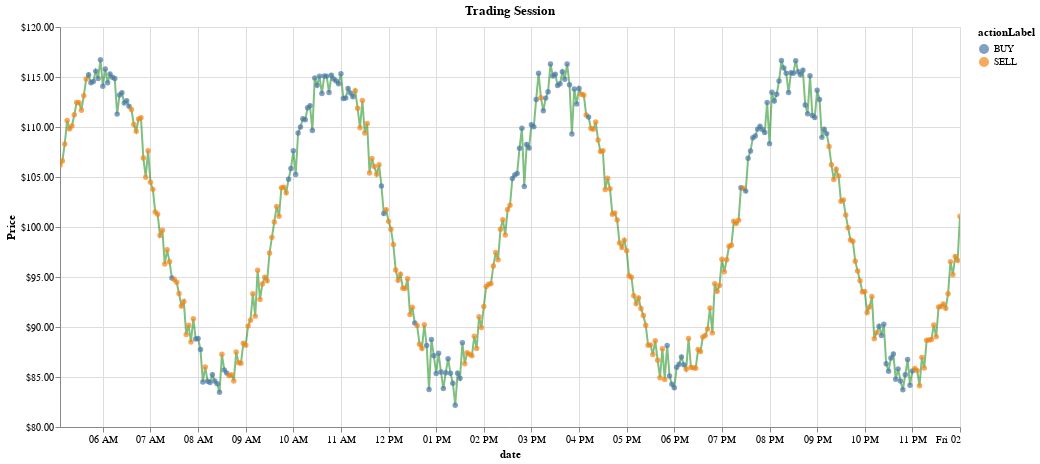

Notebook source saved alongside this figure:
### Markdown cell above
#### Visualize entry and exit points

### Code cell
#display figure
chart = visualize(data)
chart

### Figure 1 — Vega-Lite specification as saved in the notebook (floating-point values rounded to 4 significant figures; data arrays with more than 128 entries replaced by an {"elided": "..."} marker saying what was removed)
{"config": {"view": {"continuousWidth": 300, "continuousHeight": 300}}, "layer": [{"mark": {"type": "line", "color": "green", "opacity": 0.5}, "encoding": {"x": {"field": "date", "type": "temporal"}, "y": {"axis": {"format": "$.2f", "title": "Price"}, "field": "close", "scale": {"clamp": true, "domain": [81.18, 117.7]}, "type": "quantitative"}}, "name": "view_1"}, {"mark": {"type": "point", "filled": true}, "encoding": {"color": {"field": "actionLabel", "type": "nominal"}, "x": {"field": "date", "type": "temporal"}, "y": {"field": "close", "type": "quantitative"}}, "name": "view_2", "transform": [{"calculate": "datum.action == 1 ? 'BUY' : 'SELL'", "as": "actionLabel"}]}], "data": {"name": "data-116d8a8bb5aa56736d61f08ed5ef735c"}, "height": 400, "params": [{"name": "param_1", "select": {"type": "interval", "encodings": ["x"]}, "bind": "scales", "views": ["view_1"]}, {"name": "param_2", "select": {"type": "interval", "encodings": ["x"]}, "bind": "scales", "views": ["view_2"]}], "title": "Trading Session", "width": 900, "$schema": "https://vega.github.io/schema/vega-lite/v5.16.3.json", "datasets": {"data-116d8a8bb5aa56736d61f08ed5ef735c": {"elided": "379 records"}}}
